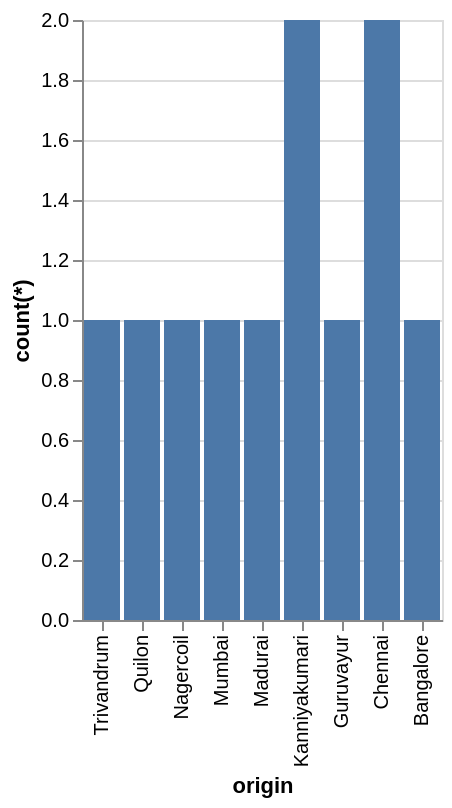

This figure's Vega-Lite source:
### Vega-Lite specification from a JSON file in a GitHub repository (floating-point values rounded to 4 significant figures)
{"data": {"values": [{"x_data": "Bangalore", "y_data": 1}, {"x_data": "Chennai", "y_data": 2}, {"x_data": "Guruvayur", "y_data": 1}, {"x_data": "Kanniyakumari", "y_data": 2}, {"x_data": "Madurai", "y_data": 1}, {"x_data": "Mumbai", "y_data": 1}, {"x_data": "Nagercoil", "y_data": 1}, {"x_data": "Quilon", "y_data": 1}, {"x_data": "Trivandrum", "y_data": 1}]}, "mark": "bar", "encoding": {"x": {"field": "x_data", "type": "nominal", "title": "origin", "sort": "descending"}, "y": {"field": "y_data", "type": "quantitative", "title": "count(*)"}}}
